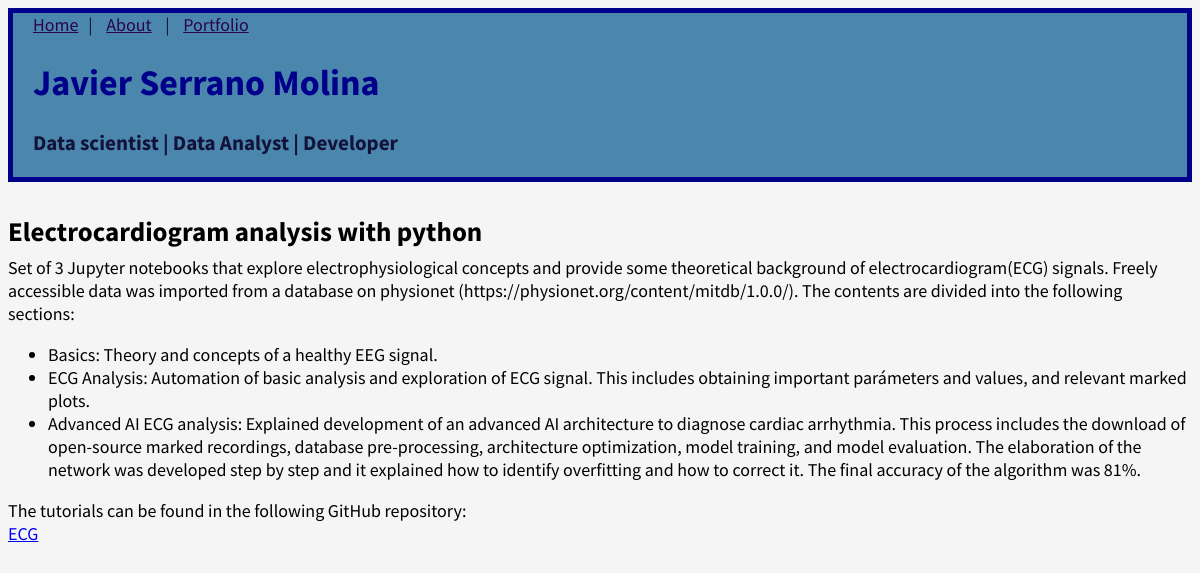
Screenshot of /blog/proyect/4/ with the database file from the repository.
### blog/models.py (models this page shows, shortened)
class Post(models.Model):
    title = models.CharField(max_length=200)
    author = models.ForeignKey(
        "auth.User",
        on_delete=models.CASCADE,
    )
    body = models.TextField()

### blog/views.py (the view)
# urls.py: path("proyect/<int:pk>/", BlogDetailedView.as_view(), name="post_detail"),
class BlogDetailedView(DetailView):
    model = Post
    template_name = "post_detail.html"

### templates/post_detail.html
{% extends "base.html" %}
{% block content %}
<div class="post-entry">
    <h2>{{ post.title }}</h2>
    {% autoescape off %}
    {{ post.body |safe }}
    {% endautoescape %}
</div>
{% endblock content %}

### static/css/base.css (style rules this page uses)
body { font-family: 'Source Sans Pro', sans-serif; font-size: 18px; background-color: whitesmoke; }
.post-entry { margin-bottom: 2rem; }
.post-entry h2 { margin: 0.5rem 0; }
.post-entry p { margin: 0; font-weight: 400; }

### rows the page displays
Post: title "Electrocardiogram analysis with python", body "Set of 3 Jupyter notebooks that explore electrophysiological concepts and provide some theoretical background of electrocardiogram(ECG) signals. Freely accessible data was imported from a database on physionet (https://physionet.org/content/mitdb/1.0.0/). The contents are divided into the following sections: Basics: Theory and concepts of a healthy EEG signal. ECG Analysis: Automation of basic analysis and exploration of ECG signal. This includes obtaining important parámeters and values, and relevant marked plots. Advanced AI ECG analysis: Explained development of an advanced AI architecture to diagnose cardiac arrhythmia. This process includes the download of open-source marked…"
